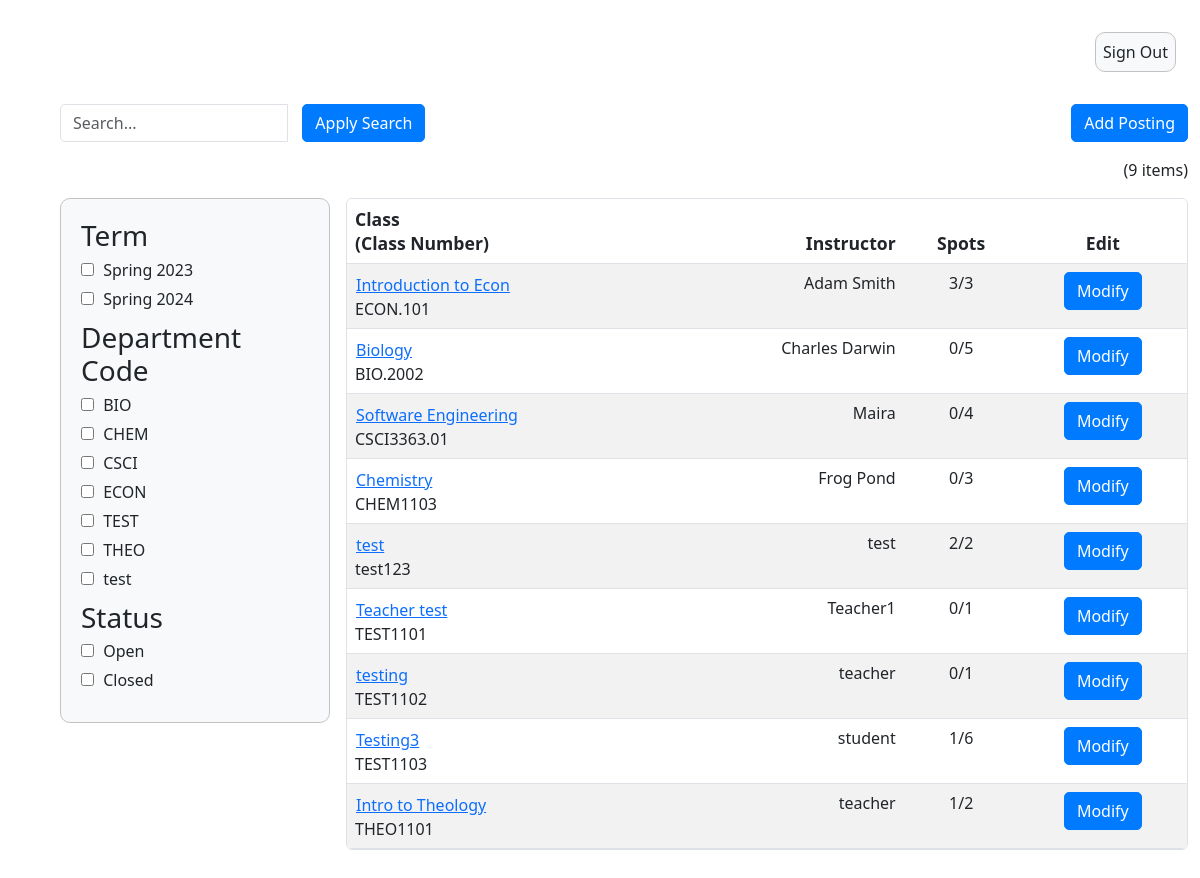
/admin_summary/, run on an earlier commit of the app's database.
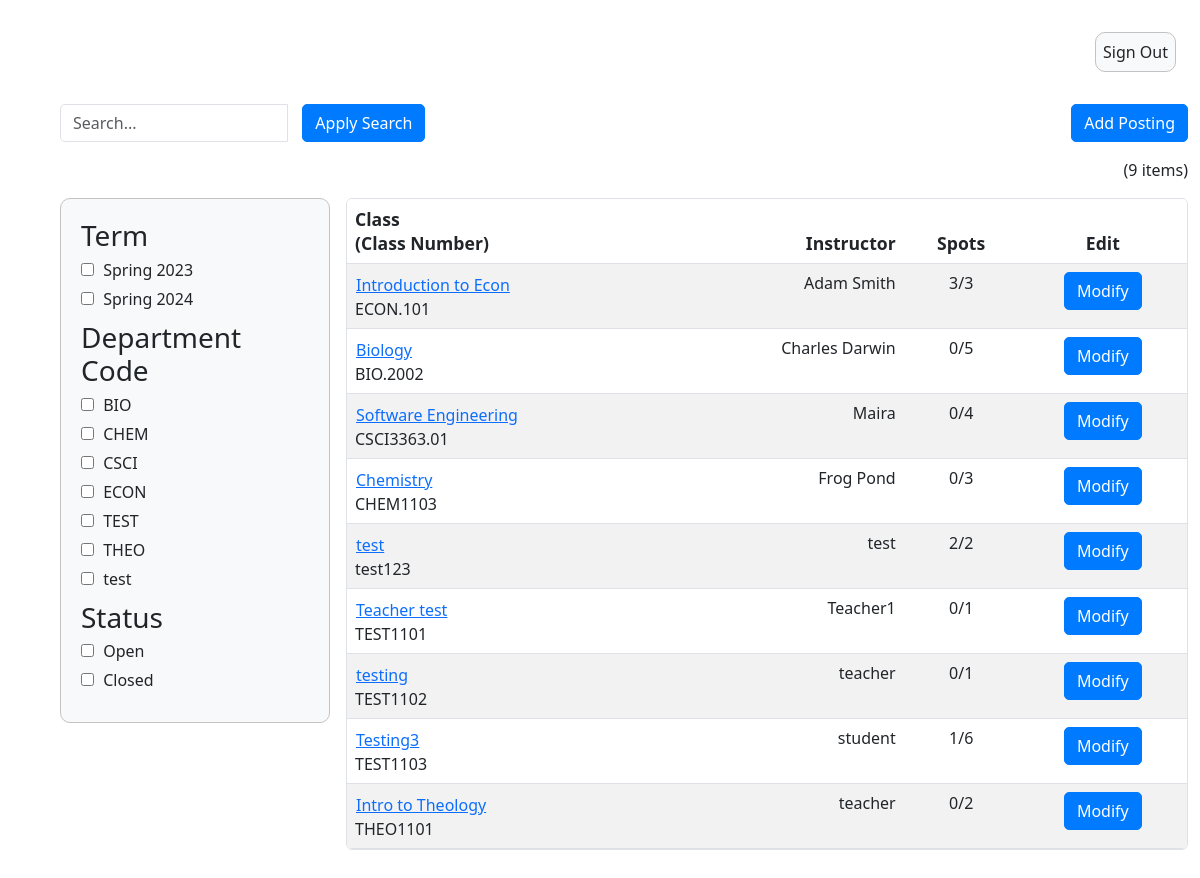
And on a later commit of the database.
### InstructorAddCourse/models.py (models this page shows)
class InstructorAddCourse(models.Model):
	course_instructor = models.ForeignKey(User, on_delete=models.CASCADE)
	course_name = models.CharField(max_length=255)
	course_number = models.CharField(max_length=255)
	course_instructor = models.CharField(max_length=255)
	description = models.CharField(max_length=800)
	total_time_commitment = models.DecimalField(max_digits=2, decimal_places=0, validators=[MinValueValidator(0)], default=0)
	has_discussion = models.CharField(choices=[('yes', 'Yes'),('no', 'No')], max_length=50, default='')
	num_ta_needed = models.DecimalField(max_digits=2, decimal_places=0, validators=[MinValueValidator(0)], default=0)
	curr_num_ta = models.IntegerField(default=0)
	graded_meeting = models.CharField(choices=[('yes', 'Yes'),('no', 'No')], max_length=50, default='')
	office_hours = models.DecimalField(max_digits=2, decimal_places=0, validators=[MinValueValidator(0)], default=0)
	other_info = models.CharField(max_length=800, default=None)
	term = models.CharField(default=get_default_term(), max_length=100)

### adminSummary/views.py (the view)
# urls.py: path('admin_summary/', admin_summary_view),
def admin_summary_view(response):
    search_query = response.GET.get('q', '')
    term_filter = response.GET.get('term', '')
    status_filter = response.GET.get('status', '')
    dept_filter = response.GET.get('dept-code', '')
    course_objects = InstructorAddCourse.objects.all()
    applied_filters = []
    if search_query:
        course_objects = course_objects.filter(
            course_name__icontains=search_query)
        applied_filters.append(('q', search_query))
    if term_filter:
        if term_filter in term_keys:
            course_objects = [course for course in course_objects if get_term(
                course) == term_filter]
            applied_filters.append(('term', term_filter))
    if dept_filter:
        if dept_filter in dept_keys:
            course_objects = [course for course in course_objects if get_dept(
                course) == dept_filter]
            applied_filters.append(('dept-code', dept_filter))
    if status_filter:
        if status_filter in status_keys:
            course_objects = [course for course in course_objects if get_status(
                course) == status_filter]
            applied_filters.append(('status', status_filter))
    else:
        applied_filters = [f for f in applied_filters if f[0] != 'status']
    applications = []
    if 'course_number' in response.session:
        course_number = response.session['course_number']
        applications = Application.objects.filter(course_number=course_number).exclude(student_response='A')
        del response.session['course_number']
    course_count = len(course_objects)
    context = {'course_objects': course_objects,
               'course_count': course_count, 'applied_filters': applied_filters,
               'term_keys': term_keys, 'dept_keys': dept_keys,
               'applications': applications}
    return render(response, "adminSummary.html", context)

### templates/adminSummary.html (shortened to what this page needs)
{% extends 'appbase.html' %} {% block content %} {% load static %} {% load static admin_templatetags %}
<!DOCTYPE html>
<html>
  <head>
    <link rel="stylesheet" href="{% static 'adminSummary.css' %}" />
  </head>
  <body>
    <div class="container-fluid">
      <form method="get">
      <div class="row">
        <div class="col-md-4">
            <div class="input-group">
              <input
                type="text"
                class="form-control"
                id="search"
                name="q"
                placeholder="Search..."
              />
              <div class="input-group-btn input-space">
                <button type="submit" class="btn btn-primary">
                  Apply Search
                </button>
              </div>
            </div>
        </div>
        <div class="col-md-4">
        </div>
        <div class="col-md-4">
          <div class="text-end">
            <a href="{% url 'add_course' %}" id="add-posting-btn" class="btn btn-primary">
              Add Posting
            </a>
          </div>
        </div>
      </div>
      <div class="row" id="item-row">
        <div class="col-sm">
          <div class="text-end">({{course_count}} items)</div>
        </div>
      </div>
      <div class="row">
        <div class="col-sm-3">
          <div class="filter-box">
            <div class="filter-group">
              <h3>Term</h3>
              {% for term in term_keys %}
              <label>
                <input type="checkbox" name="term" value="{{ term }}" /> {{ term }}
              </label>
              {% endfor %}
            </div>
            <div class="filter-group">
              <h3>Department Code</h3>
              {% for dept in dept_keys %}
              <label>
                <input type="checkbox" name="dept-code" value="{{ dept }}" /> {{ dept }}
              </label>
              {% endfor %}
            </div>
            <div class="filter-group">
              <h3>Status</h3>
              <label>
                <input type="checkbox" name="status" value="Open"/> Open
            </label>
            <label>
                <input type="checkbox" name="status" value="Closed"/> Closed
            </label>
            </div>
          </div>
        </div>
        <div class="col-sm-9">
          <table class="table table-striped table-hover rounded overflow-hidden">
            <thead>
              <tr>
                <th>Class<br />(Class Number)</th>
                <th class="text-end">Instructor</th>
                <th class="text-center">Spots</th>
                <th class="text-center">Edit</th>
              </tr>
            </thead>
            <tbody id="table-body">
              {% for course in course_objects %}
              <form method="post" action="{% url 'show_applications' %}">
                <tr>
                  <td>
                    <button type="submit" class="btn btn-link p-0 m-0 text-start course-name-button">{{ course.course_name }}</button>
                    <br />{{ course.course_number }}
                  </td>
                  <td class="text-end">{{ course.course_instructor }}</td>
                  <td class="text-center">
                    {{course.curr_num_ta}}/{{ course.num_ta_needed }}
                  </td>
                  <td class="text-center">
                    <a href="{% url 'edit_course' course.id %}" class="btn btn-primary">Modify</a>
                  </td>
                </tr>
              </form>
            {% endfor %}
            </tbody>
          </table>
        </div>
      </div>
    </form>
  </div>
</body>
</html>
{% endblock %}

What changed in the data, as far as the page shows it:
changed InstructorAddCourse "Intro to Theology": curr_num_ta "1" → "0"
